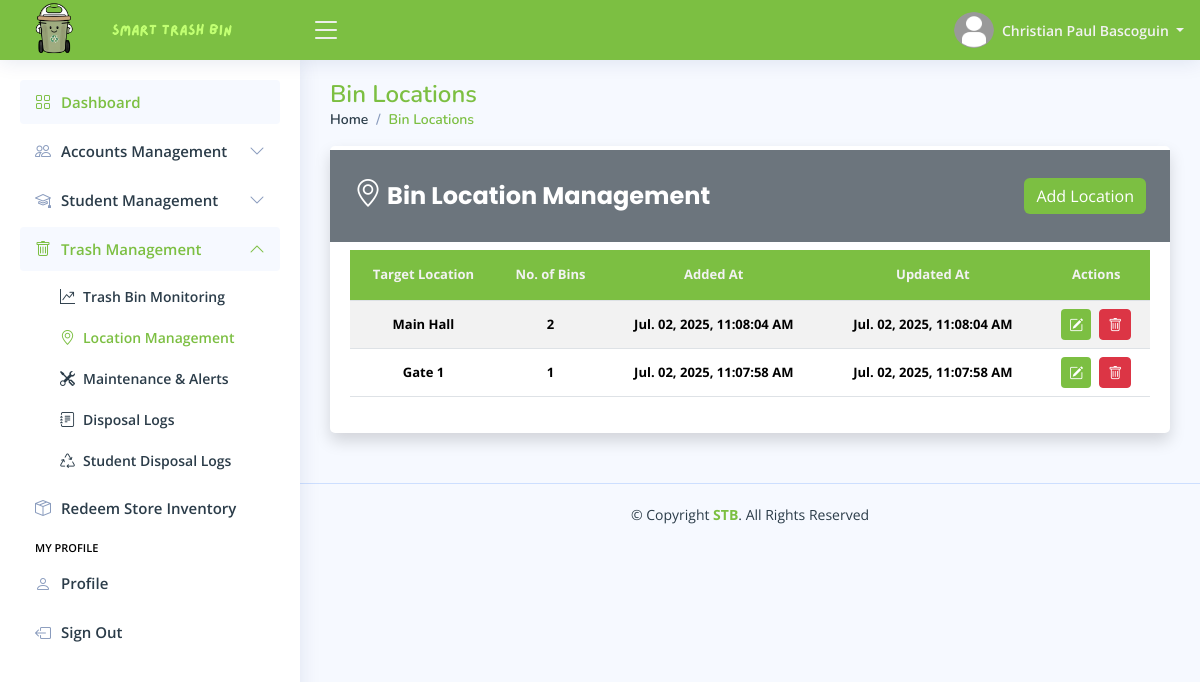
/pages/admin/home.php?page=bin-locations (signed in), run on the app's committed database.
### tables this page shows
CREATE TABLE `admin_profile_tbl` (
  `tbl_row_id` int(11) NOT NULL,
  `admin_id` int(11) NOT NULL,
  `profile_picture` varchar(255) DEFAULT NULL,
  `date_of_birth` date DEFAULT NULL,
  `gender` enum('Male','Female','Others') DEFAULT 'Others',
  `civil_status` enum('Single','Married','Divorced','Widowed') DEFAULT 'Single',
  `address` varchar(255) NOT NULL,
  `phone_number` varchar(50) NOT NULL,
  `facebook_link` varchar(255) NOT NULL,
  `updated_at` timestamp NOT NULL DEFAULT current_timestamp() ON UPDATE current_timestamp()
);

CREATE TABLE `admin_accounts_tbl` (
  `admin_id` int(11) NOT NULL,
  `first_name` varchar(100) NOT NULL,
  `middle_name` varchar(100) DEFAULT NULL,
  `last_name` varchar(100) NOT NULL,
  `email_address` varchar(150) NOT NULL,
  `admin_password` varchar(255) NOT NULL,
  `role` enum('Administrator') DEFAULT 'Administrator',
  `reset_password_token` varchar(255) DEFAULT NULL,
  `password_token_expiry` datetime DEFAULT NULL,
  `locked_account` enum('Yes','No') DEFAULT 'No',
  `created_at` timestamp NOT NULL DEFAULT current_timestamp(),
  `updated_at` timestamp NOT NULL DEFAULT current_timestamp() ON UPDATE current_timestamp()
);

CREATE TABLE `bin_locations_tbl` (
  `location_id` int(11) NOT NULL,
  `target_location` varchar(255) NOT NULL,
  `location_status` enum('Active','Inactive') DEFAULT 'Active',
  `created_at` timestamp NOT NULL DEFAULT current_timestamp(),
  `updated_at` timestamp NOT NULL DEFAULT current_timestamp() ON UPDATE current_timestamp()
);

### config/format-data.config.php (called while the page is built, shortened)
<?php
    function format_timestamp($timestamp) {
        $formatted_timestamp = date("M. d, Y, h:i:s A", strtotime($timestamp));
        return $formatted_timestamp;
    }
?>

### pages/admin/pages/bin-locations.php (the view, shortened to what this page needs)
<main id="main" class="main">
    <?php
        include_once "includes/pagetitle.php";
    ?>
    <section class="section">
        <div class="row">
            <div class="col-lg-12">
                <div class="card shadow">
                    <div class="d-flex justify-content-between align-items-center px-4 py-2 bg-secondary mb-2 mt-1">
                        <h5 class="card-title text-white custom-card-title fw-bold">
                            <i class="bi bi-geo-alt fs-3"></i>
                            Bin Location Management
                        </h5>
                        <a href="#" class="btn btn-primary custom-add-btn" data-bs-toggle="modal" data-bs-target="#addLocationModal">
                            Add Location
                        </a>
                    </div>
                    <div class="card-body">
                        <div class="table-responsive">
                            <table class="table table-striped table-hover datatable custom-table">
                                <thead>
                                    <tr>
                                        <th scope="col"> Target Location </th>
                                        <th scope="col"> No. of Bins </th>
                                        <th scope="col"> Added At </th>
                                        <th scope="col"> Updated At </th>
                                        <th scope="col"> Actions </th>
                                    </tr>
                                </thead>
                                <tbody>
                                    <?php
                                    $fetch_locations = $conn->prepare("SELECT
                                                                                lt.*,
                                                                                COALESCE(COUNT(bt.bin_id), 0) AS 'bin_count'
                                                                            FROM bin_locations_tbl lt
                                                                            LEFT JOIN bins_tbl bt
                                                                            ON lt.location_id = bt.bin_location
                                                                            GROUP BY lt.location_id
                                                                            ORDER BY bin_count DESC
                                                                            ");
                                    $fetch_locations->execute();
                                    if ($fetch_locations->rowCount() > 0) {
                                        while ($location_data = $fetch_locations->fetch()) {
                                    ?>
                                            <tr>
                                                <td class="fw-bold">
                                                    <?php echo htmlspecialchars($location_data["target_location"]); ?>
                                                </td>
                                                <td class="fw-bold">
                                                    <?php echo htmlspecialchars($location_data["bin_count"]); ?>
                                                </td>
                                                <td class="fw-bold">
                                                    <?php echo htmlspecialchars(format_timestamp($location_data["created_at"])); ?>
                                                </td>
                                                <td class="fw-bold">
                                                    <?php echo htmlspecialchars(format_timestamp($location_data["updated_at"])); ?>
                                                </td>
                                                <td class="d-flex gap-2 justify-content-center">
                                                    <button class="btn btn-primary custom-add-btn btn-sm" title="Edit Location" data-bs-toggle="modal" data-bs-target="#update-location-<?php echo htmlspecialchars($location_data["location_id"]); ?>">
                                                        <i class="bi bi-pencil-square"></i>
                                                    </button>
                                                    <form action="../../process/admin/location-management.php" method="POST">
                                                        <button
                                                            type="submit"
                                                            class="btn btn-sm btn-danger"
                                                            title="Delete Location"
                                                            onclick="return confirmAction(event, this.form, 'Delete Location?', 'warning', 'Are you sure you want to delete this location: <?php echo htmlspecialchars($location_data['target_location']); ?>?')">
                                                            <i class="bi bi-trash"></i>
                                                        </button>
                                                    </form>
                                                </td>
                                            </tr>
                                        <?php
                                        }
                                    }
                                    ?>
                                </tbody>
                            </table>
                        </div>
                    </div>
                </div>
            </div>
        </div>
    </section>
</main>

### pages/includes/header.php (shortened to what this page needs)
<header id="header" class="header fixed-top d-flex align-items-center">
    <div class="d-flex align-items-center justify-content-between">
        <a href="home.php" class="logo d-flex align-items-center gap-0">
            <img src="../../assets/global/images/stb-logo.png" alt="Website Logo">
            <img src="../../assets/global/images/stb-name.png" alt="Website Logo">
        </a>
        <i class="bi bi-list toggle-sidebar-btn"></i>
    </div>
    <nav class="header-nav ms-auto">
        <ul class="d-flex align-items-center">
            <li class="nav-item dropdown pe-3">
                <a class="nav-link nav-profile d-flex align-items-center pe-0" href="#" data-bs-toggle="dropdown">
                    <img src="<?php echo htmlspecialchars($file_path . $profile_picture); ?>" alt="Profile Picture" class="rounded-circle" width="40" height="40">
                    <span class="d-none d-md-block dropdown-toggle ps-2"> <?php echo htmlspecialchars($first_name . " " . $last_name); ?> </span>
                </a>
            </li>
        </ul>
    </nav>
</header>

### assets/main/css/styles.css (style rules this page uses)
:root { scroll-behavior: smooth; }
body { font-family: "Open Sans", sans-serif; background: #f6f9ff; color: #444444; }
a { color: #4154f1; text-decoration: none; }
h1, h2, h3, h4, h5, h6 { font-family: "Nunito", sans-serif; }
#main { margin-top: 60px; padding: 20px 30px; transition: all 0.3s; }
.card { margin-bottom: 30px; border: none; border-radius: 5px; box-shadow: 0px 0 30px rgba(1, 41, 112, 0.1); }
.card-title { padding: 20px 0 15px 0; font-size: 18px; font-weight: 500; color: #2b3c49; font-family: "Poppins", sans-serif; }
.card-body { padding: 0 20px 20px 20px; }
.logo { line-height: 1; font-size: 2rem; color: #f2f2f2; font-weight: bold; }
@media (min-width: 1200px) { .logo { width: 280px; } }
.logo img { width: auto; max-height: 70px; margin: 12px 12px 12px 0; }
.header { transition: all 0.5s; z-index: 997; height: 60px; box-shadow: 0px 2px 20px rgba(1, 41, 112, 0.1); background-color: #7CBF42; padding-left: 20px; }
.header .toggle-sidebar-btn { font-size: 32px; padding-left: 10px; cursor: pointer; color: #f2f2f2; }
.header-nav ul { list-style: none; }
.header-nav>ul { margin: 0; padding: 0; }
.header-nav .nav-profile { color: #f2f2f2; }
.header-nav .nav-profile img { max-height: 36px; }
.header-nav .nav-profile span { font-size: 14px; font-weight: 600; }
@media (min-width: 1200px) { #main, #footer { margin-left: 300px; } }

### pages/admin/home.php (style rules this page uses)
.custom-table { cursor: pointer; }
.custom-table thead tr th { text-align: center; }
.custom-table thead tr th, .custom-table tr td { text-align: center; vertical-align: middle !important; }
.custom-table tr th { background-color: #7CBF42; height: 50px; color: #f2f2f2; }
.custom-add-btn, .custom-save-btn { background-color: #7CBF42; border: none; }
.custom-card-title { font-size: 24px; }
.custom-table tr th, .custom-table tr td { font-size: 13px; }

### data on the page
admin_profile_tbl: admin.last_name "Christian Paul Bascoguin"
bin_locations_tbl: target_location "Main Hall", bin_count "2", created_at "Jul. 02, 2025, 11:08:04 AM", updated_at "Jul. 02, 2025, 11:08:04 AM"
bin_locations_tbl: target_location "Gate 1", bin_count "1", created_at "Jul. 02, 2025, 11:07:58 AM", updated_at "Jul. 02, 2025, 11:07:58 AM"

### other printed values
$page_titles[$page_name] "Bin Locations"
